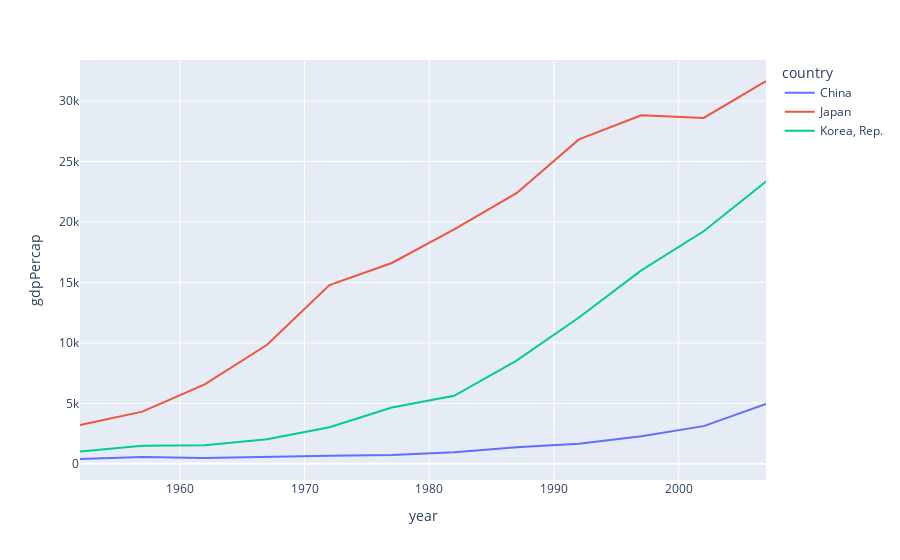

Write notebook code for a chart like this one.
### Code cell
px.line(JKC, x='year', y='gdpPercap', color='country')

### Figure 1 — Plotly figure (JSON) as saved in the notebook; plotly's stock layout.template omitted (floating-point values rounded to 4 significant figures)
{"data": [{"hovertemplate": "country=China<br>year=%{x}<br>gdpPercap=%{y}<extra></extra>", "legendgroup": "China", "line": {"color": "#636efa", "dash": "solid"}, "marker": {"symbol": "circle"}, "mode": "lines", "name": "China", "orientation": "v", "showlegend": true, "type": "scatter", "x": [1952, 1957, 1962, 1967, 1972, 1977, 1982, 1987, 1992, 1997, 2002, 2007], "xaxis": "x", "y": [400.4, 576.0, 487.7, 612.7, 676.9, 741.2, 962.4, 1379.0, 1656.0, 2289.0, 3119.0, 4959.0], "yaxis": "y"}, {"hovertemplate": "country=Japan<br>year=%{x}<br>gdpPercap=%{y}<extra></extra>", "legendgroup": "Japan", "line": {"color": "#EF553B", "dash": "solid"}, "marker": {"symbol": "circle"}, "mode": "lines", "name": "Japan", "orientation": "v", "showlegend": true, "type": "scatter", "x": [1952, 1957, 1962, 1967, 1972, 1977, 1982, 1987, 1992, 1997, 2002, 2007], "xaxis": "x", "y": [3217.0, 4318.0, 6577.0, 9848.0, 14780.0, 16610.0, 19380.0, 22380.0, 26820.0, 28820.0, 28600.0, 31660.0], "yaxis": "y"}, {"hovertemplate": "country=Korea, Rep.<br>year=%{x}<br>gdpPercap=%{y}<extra></extra>", "legendgroup": "Korea, Rep.", "line": {"color": "#00cc96", "dash": "solid"}, "marker": {"symbol": "circle"}, "mode": "lines", "name": "Korea, Rep.", "orientation": "v", "showlegend": true, "type": "scatter", "x": [1952, 1957, 1962, 1967, 1972, 1977, 1982, 1987, 1992, 1997, 2002, 2007], "xaxis": "x", "y": [1031.0, 1488.0, 1536.0, 2029.0, 3031.0, 4657.0, 5623.0, 8533.0, 12100.0, 15990.0, 19230.0, 23350.0], "yaxis": "y"}], "layout": {"autosize": true, "legend": {"title": {"text": "country"}, "tracegroupgap": 0}, "margin": {"t": 60}, "xaxis": {"anchor": "y", "autorange": true, "domain": [0, 1], "range": [1952, 2007], "title": {"text": "year"}, "type": "linear"}, "yaxis": {"anchor": "x", "autorange": true, "domain": [0, 1], "range": [-1336.0, 33390.0], "title": {"text": "gdpPercap"}, "type": "linear"}}}
